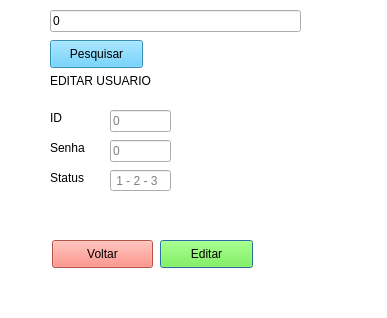
<?xml version="1.0" encoding="UTF-8"?>
<ui version="4.0">
 <class>Dialog</class>
 <widget class="QDialog" name="Dialog">
  <property name="geometry">
   <rect>
    <x>0</x>
    <y>0</y>
    <width>387</width>
    <height>318</height>
   </rect>
  </property>
  <property name="windowTitle">
   <string>Dialog</string>
  </property>
  <widget class="QLabel" name="label_2">
   <property name="geometry">
    <rect>
     <x>50</x>
     <y>70</y>
     <width>211</width>
     <height>21</height>
    </rect>
   </property>
   <property name="text">
    <string>EDITAR USUARIO</string>
   </property>
  </widget>
  <widget class="QLabel" name="label_3">
   <property name="geometry">
    <rect>
     <x>50</x>
     <y>110</y>
     <width>55</width>
     <height>16</height>
    </rect>
   </property>
   <property name="text">
    <string>ID</string>
   </property>
  </widget>
  <widget class="QLabel" name="label_4">
   <property name="geometry">
    <rect>
     <x>50</x>
     <y>140</y>
     <width>55</width>
     <height>16</height>
    </rect>
   </property>
   <property name="text">
    <string>Senha</string>
   </property>
  </widget>
  <widget class="QLabel" name="label_5">
   <property name="geometry">
    <rect>
     <x>50</x>
     <y>170</y>
     <width>55</width>
     <height>16</height>
    </rect>
   </property>
   <property name="text">
    <string>Status</string>
   </property>
  </widget>
  <widget class="QPushButton" name="btn_editar">
   <property name="geometry">
    <rect>
     <x>160</x>
     <y>240</y>
     <width>93</width>
     <height>28</height>
    </rect>
   </property>
   <property name="styleSheet">
    <string notr="true">background-color: rgb(104, 255, 39);</string>
   </property>
   <property name="text">
    <string>Editar</string>
   </property>
  </widget>
  <widget class="QPushButton" name="btn_voltar">
   <property name="geometry">
    <rect>
     <x>52</x>
     <y>240</y>
     <width>101</width>
     <height>28</height>
    </rect>
   </property>
   <property name="styleSheet">
    <string notr="true">background-color: rgb(255, 114, 101);</string>
   </property>
   <property name="text">
    <string>Voltar</string>
   </property>
  </widget>
  <widget class="QLineEdit" name="input_id1">
   <property name="geometry">
    <rect>
     <x>110</x>
     <y>110</y>
     <width>61</width>
     <height>22</height>
    </rect>
   </property>
   <property name="maxLength">
    <number>9999</number>
   </property>
   <property name="placeholderText">
    <string>0</string>
   </property>
  </widget>
  <widget class="QLineEdit" name="input_senha1">
   <property name="geometry">
    <rect>
     <x>110</x>
     <y>140</y>
     <width>61</width>
     <height>22</height>
    </rect>
   </property>
   <property name="text">
    <string/>
   </property>
   <property name="maxLength">
    <number>99999999</number>
   </property>
   <property name="placeholderText">
    <string>0</string>
   </property>
  </widget>
  <widget class="QLineEdit" name="input_status">
   <property name="geometry">
    <rect>
     <x>110</x>
     <y>170</y>
     <width>61</width>
     <height>21</height>
    </rect>
   </property>
   <property name="placeholderText">
    <string> 1 - 2 - 3</string>
   </property>
  </widget>
  <widget class="QLabel" name="label_6">
   <property name="geometry">
    <rect>
     <x>240</x>
     <y>60</y>
     <width>141</width>
     <height>121</height>
    </rect>
   </property>
   <property name="styleSheet">
    <string notr="true">image: url(:/add/cadastrar.png);</string>
   </property>
   <property name="text">
    <string/>
   </property>
  </widget>
  <widget class="QPushButton" name="btn_Search">
   <property name="geometry">
    <rect>
     <x>50</x>
     <y>40</y>
     <width>93</width>
     <height>28</height>
    </rect>
   </property>
   <property name="styleSheet">
    <string notr="true">background-color: rgb(75, 201, 255);</string>
   </property>
   <property name="text">
    <string>Pesquisar</string>
   </property>
  </widget>
  <widget class="QLineEdit" name="lineEdit">
   <property name="geometry">
    <rect>
     <x>50</x>
     <y>10</y>
     <width>251</width>
     <height>22</height>
    </rect>
   </property>
   <property name="inputMask">
    <string/>
   </property>
   <property name="text">
    <string>0</string>
   </property>
   <property name="placeholderText">
    <string/>
   </property>
  </widget>
  <widget class="QLabel" name="label_7">
   <property name="geometry">
    <rect>
     <x>0</x>
     <y>0</y>
     <width>391</width>
     <height>321</height>
    </rect>
   </property>
   <property name="styleSheet">
    <string notr="true">background-color: rgb(255, 255, 255);</string>
   </property>
   <property name="text">
    <string/>
   </property>
  </widget>
  <zorder>label_7</zorder>
  <zorder>label_2</zorder>
  <zorder>label_3</zorder>
  <zorder>label_4</zorder>
  <zorder>label_5</zorder>
  <zorder>btn_editar</zorder>
  <zorder>btn_voltar</zorder>
  <zorder>input_id1</zorder>
  <zorder>input_senha1</zorder>
  <zorder>input_status</zorder>
  <zorder>label_6</zorder>
  <zorder>btn_Search</zorder>
  <zorder>lineEdit</zorder>
 </widget>
 <resources>
  <include location="cadastro.qrc"/>
 </resources>
 <connections/>
</ui>
